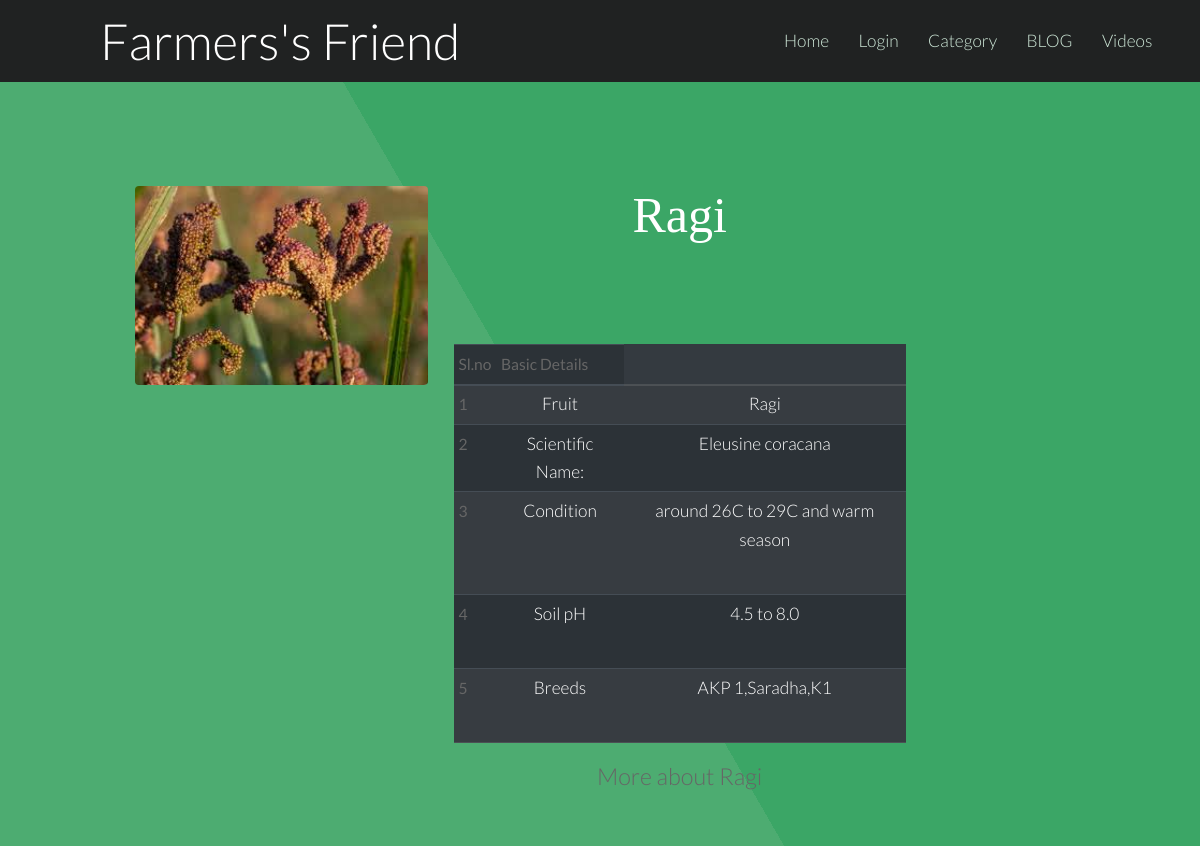
The app's page /review.php?pid=29 with its own data.
### tables this page shows
CREATE TABLE `fproduct` (
  `fid` int(255) NOT NULL,
  `pid` int(255) NOT NULL,
  `product` varchar(255) NOT NULL,
  `pcat` varchar(255) NOT NULL,
  `pinfo` varchar(255) NOT NULL,
  `pimage` varchar(255) NOT NULL DEFAULT 'blank.png',
  `picStatus` int(10) NOT NULL DEFAULT 0
);

CREATE TABLE `details` (
  `did` int(10) NOT NULL,
  `pid` int(255) NOT NULL,
  `product` varchar(255) NOT NULL,
  `SciName` varchar(100) DEFAULT NULL,
  `cliTemp` varchar(50) DEFAULT NULL,
  `soil` varchar(50) DEFAULT NULL,
  `varieties` varchar(50) DEFAULT NULL
);

### review.php (the view, shortened to what this page needs)
<?php
	require 'db.php';
	$pid = $_GET['pid'];
?>
<!DOCTYPE html>
<html>
<head>
		<link href="bootstrap\css\bootstrap.min.css" rel="stylesheet">
		<link rel="stylesheet" href="Blog/commentBox.css" />
</head>
<body>
				<?php
					require 'menu.php';
					$sql="SELECT * FROM fproduct WHERE pid = '$pid'";
					$result = mysqli_query($conn, $sql);
					$pic = mysqli_fetch_assoc($result);
					$sql="SELECT * FROM details WHERE pid = '$pid'";
					$result = mysqli_query($conn, $sql);
					$row = mysqli_fetch_assoc($result);
					$picDestination = "images/productImages/".$pic['pimage'];
					?>
				<section id="main" class="wrapper style1 align-center">
						<div class="container">
							<div class="row">
								<div class="col-sm-4">
									<img class="image fit" src="<?php echo $picDestination.'';?>" alt="" />
								</div>
								<div class="col-12 col-sm-6">
									<p style="font: 50px Times new roman;"><?= $row['product']; ?></p>
									<table class="table table-sm table-dark">
									  <thead>
										<tr  class="table-active">
										  <th scope="col">Sl.no</th>
										  <th scope="col" style="position=center">Basic Details</th>
										</tr>
									  </thead>
									  <tbody>
										<tr class="table-active">
										  <th scope="row">1</th>
										  <td colspan="2">Fruit</td>
										  <td><?= $row['product']; ?></td>
										</tr>
										<tr class="table-active">
										  <th scope="row">2</th>
										  <td colspan="2">Scientific Name:</td>
										  <td><?= $row['SciName']; ?></td>
										</tr>
										<tr class="table-active">
										  <th scope="row">3</th>
										  <td colspan="2">Condition</td>
										  <td><?= $row['cliTemp']; ?></td>
										</tr>
										<tr class="table-active">
										  <th scope="row">4</th>
										  <td colspan="2">Soil pH</td>
										  <td><?= $row['soil']; ?></td>
										</tr>
										<tr  class="table-active">
										  <th scope="row">5</th>
										  <td colspan="2">Breeds</td>
										  <td><?= $row['varieties']; ?></td>
										</tr>
									  </tbody>
									</table>
										<h3><a href="<?= $row['product'];?>.php">More about <?= $row['product']; ?> </a></h3>
								</div>
							</div><br />
						</div>
						<br /><br />
	</body>
</html>

### css/style.css (style rules this page uses)
body { background: #fff; }
body, input, select, textarea { color: #444; font-family: "Lato", Helvetica, sans-serif; font-size: 15pt; font-weight: 300; line-height: 1.65em; }
a { color: #4dac71; text-decoration: underline; }
p { margin: 0 0 2em 0; }
h1, h2, h3, h4, h5, h6 { color: #666; font-weight: 300; line-height: 1em; margin: 0 0 1em 0; }
h1 a, h2 a, h3 a, h4 a, h5 a, h6 a { color: inherit; text-decoration: none; }
h3 { font-size: 1.35em; line-height: 1.5em; }
.align-center { text-align: center; }
.image { border-radius: 4px; border: 0; display: inline-block; position: relative; }
.image.fit { display: block; margin: 0 0 2em 0; width: 100%; }
table { margin: 0 0 2em 0; width: 100%; }
table tbody tr { border: solid 1px rgba(144, 144, 144, 0.25); border-left: 0; border-right: 0; }
table tbody tr:nth-child(2n + 1) { background-color: rgba(144, 144, 144, 0.075); }
table td { padding: 0.75em 0.75em; }
table th { color: #666; font-size: 0.9em; font-weight: 400; padding: 0 0.75em 0.75em 0.75em; text-align: left; }
table thead { border-bottom: solid 2px rgba(144, 144, 144, 0.25); }
.wrapper { padding: 6em 0em 4em; }
.wrapper.style1 { background-color: #3ba666; -moz-background-image: linear-gradient(60deg, #4dac71 50%, #3ba666 50%); -webkit-background-image: linear-gradient(60deg, #4dac71 50%, #3ba666 50%); -o-background-image: linear-gradient(60deg, #4dac71 50%, #3ba666 50%); -ms-background-image: linear-gradient(60deg, #4dac71 50%, #3ba666 50%); background-image: linear-gradient(60deg, #4dac71 50%, #3ba666 50%); color: #ffffff; }

### css/style-xlarge.css (style rules this page uses)
body, input, select, textarea { font-size: 13pt; }

### css/style-large.css (style rules this page uses)
body, input, select, textarea { font-size: 13pt; }

### records on screen
fproduct: pimage (picture)
details: product "Ragi", SciName "Eleusine coracana", cliTemp "around 26C to 29C and warm season", soil "4.5 to 8.0", varieties "AKP 1,Saradha,K1"

### other values on screen
$loginProfile "Login"
